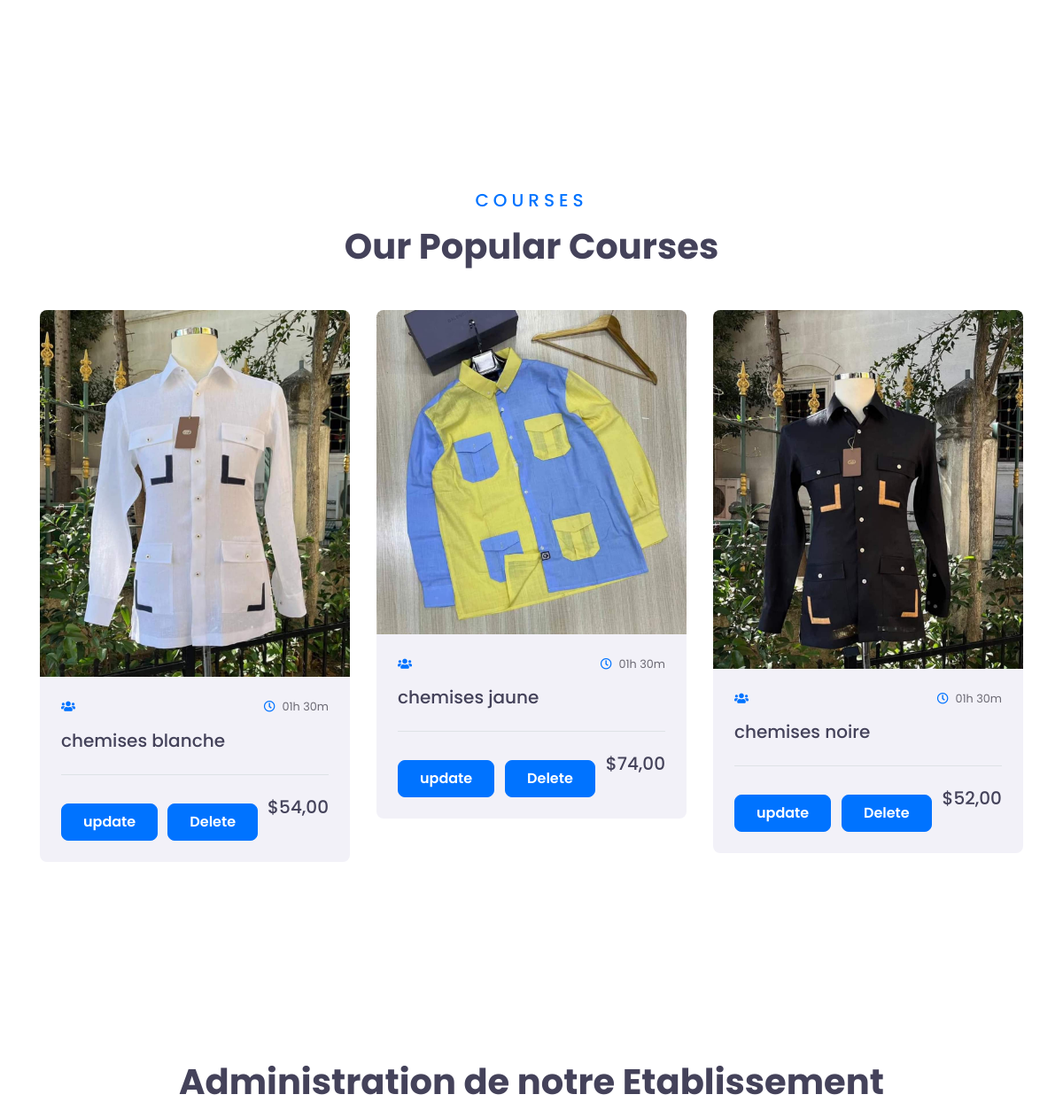
Page /display/ (middle part) on the earlier database version.
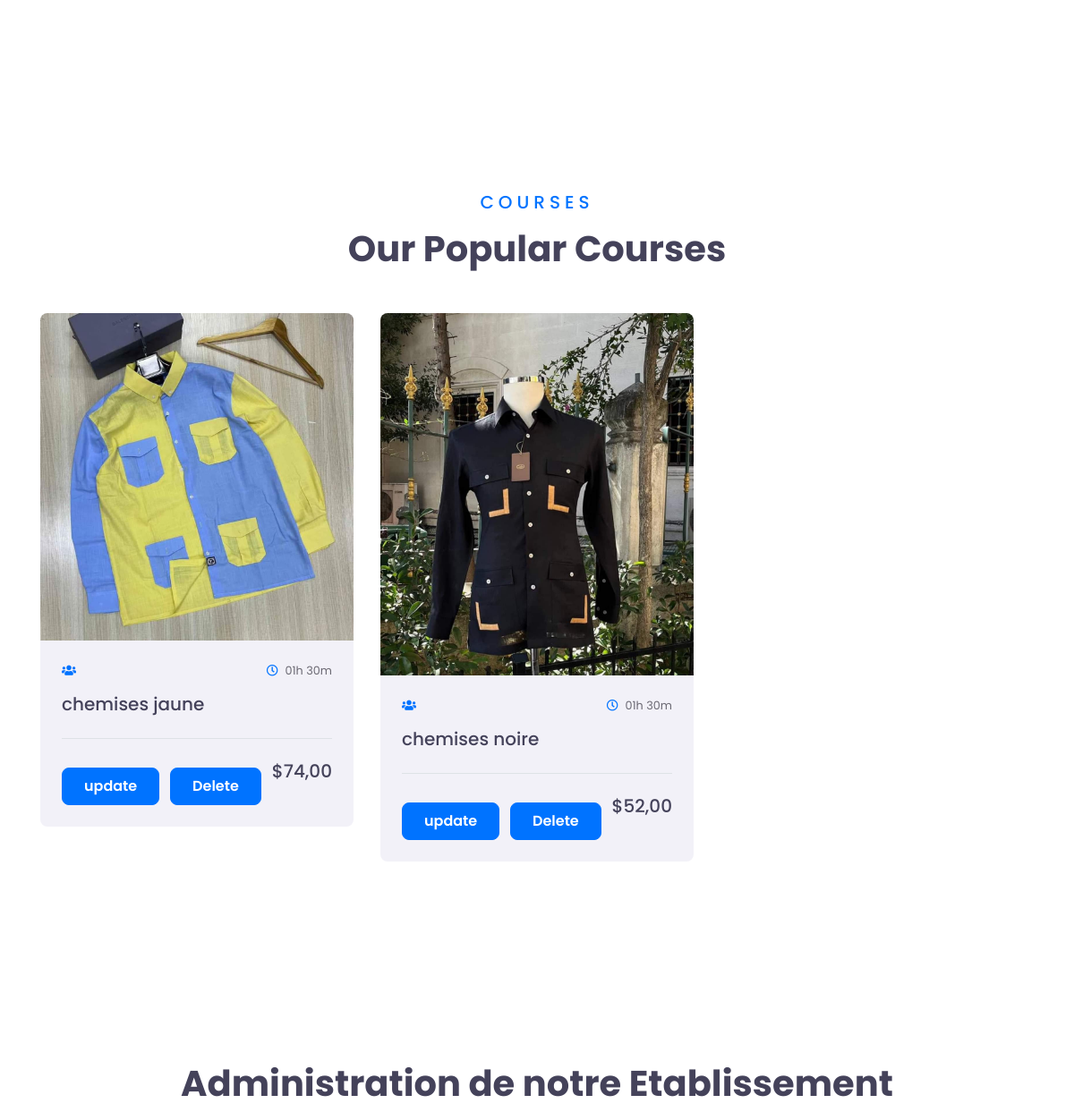
Same page on the later database version.
### home/models.py (models this page shows, shortened)
class Produit(models.Model):
    nom = models.CharField(max_length=100)
    quantite = models.IntegerField()
    image = models.ImageField(upload_to='image', null=True, blank=True)
    prix_actuel = models.DecimalField(max_digits=10, decimal_places=2)
    prix_promo = models.DecimalField(max_digits=10, decimal_places=2)

### home/views.py (the view)
# urls.py: path('display/',views.Display_Produit, name="display"),
def Display_Produit(request):
    classes = Classe.objects.all()
    produits = Produit.objects.all()
    context = {"produit": produits, "classe": classes}
    return render(request, "home/display.html", context)

### home/templates/home/display.html (shortened to what this page needs)
{% extends "home/base.html" %}
{% block content %}
{% load static %}
    <div class="container-fluid py-5">
        <div class="container py-5">
            <div class="row">
            </div>
        </div>
    </div>
    <div class="container-fluid py-5">
        <div class="container py-5">
            <div class="text-center mb-5">
                <h5 class="text-primary text-uppercase mb-3" style="letter-spacing: 5px;">Courses</h5>
                <h1>Our Popular Courses</h1>
            </div>
            <div class="row">
                {% for produits in produit %}
                <div class="col-lg-4 col-md-6 mb-4">
                    <div class="rounded overflow-hidden mb-2">
                        <img class="img-fluid" src="{{ produits.image.url }}" alt="">
                        <div class="bg-secondary p-4">
                            <div class="d-flex justify-content-between mb-3">
                                <small class="m-0"><i class="fa fa-users text-primary mr-2"></i></small>
                                <small class="m-0"><i class="far fa-clock text-primary mr-2"></i>01h 30m</small>
                            </div>
                            <a class="h5" href="">{{ produits.nom }}</a>
                            <div class="border-top mt-4 pt-4">
                                <div class="d-flex justify-content-between">
                                    <a href="{% url "update" produits.id %}" class="btn btn-primary py-md-2 px-md-4 font-weight-semi-bold mt-2">update</a>
                                    <a href="{% url "delete" produits.id %}" class="btn btn-primary py-md-2 px-md-4 font-weight-semi-bold mt-2">Delete</a>
                                    <h5 class="m-0">${{ produits.prix_actuel }}</h5>
                                </div>
                            </div>
                        </div>
                    </div>
                </div>
                {% endfor %}
            </div>
        </div>
    </div>
    <div class="container-fluid py-5">
        <div class="container pt-5 pb-3">
            <div class="text-center mb-5">
                <h1>Administration de notre Etablissement</h1>
            </div>
        </div>
    </div>
{% endblock %}

Differences in the rows shown:
removed Produit: image (picture), nom "chemises blanche", prix_actuel "54,00"
